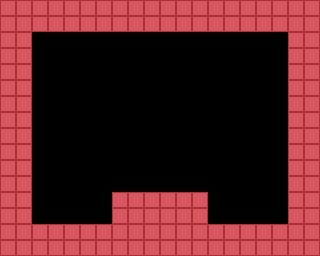

Rendered tile map (Tiled .tmx) drawn with the repository's tilesets; below, a short description and the full map source, tile grids included:
An orthogonal 20x16 tile map with 16x16 px tiles, 1 tile layer (Tile Layer 1).

<map version="1.10" tiledversion="1.12.0" orientation="orthogonal" renderorder="right-down" width="20" height="16" tilewidth="16" tileheight="16" infinite="0" nextlayerid="4" nextobjectid="13">
 <tileset firstgid="1" source="placeholder.tsx" />
 <layer id="1" name="Tile Layer 1" width="20" height="16">
  <data encoding="csv">
3,3,3,3,3,3,3,3,3,3,3,3,3,3,3,3,3,3,3,3,
3,3,3,3,3,3,3,3,3,3,3,3,3,3,3,3,3,3,3,3,
3,3,0,0,0,0,0,0,0,0,0,0,0,0,0,0,0,0,3,3,
3,3,0,0,0,0,0,0,0,0,0,0,0,0,0,0,0,0,3,3,
3,3,0,0,0,0,0,0,0,0,0,0,0,0,0,0,0,0,3,3,
3,3,0,0,0,0,0,0,0,0,0,0,0,0,0,0,0,0,3,3,
3,3,0,0,0,0,0,0,0,0,0,0,0,0,0,0,0,0,3,3,
3,3,0,0,0,0,0,0,0,0,0,0,0,0,0,0,0,0,3,3,
3,3,0,0,0,0,0,0,0,0,0,0,0,0,0,0,0,0,3,3,
3,3,0,0,0,0,0,0,0,0,0,0,0,0,0,0,0,0,3,3,
3,3,0,0,0,0,0,0,0,0,0,0,0,0,0,0,0,0,3,3,
3,3,0,0,0,0,0,0,0,0,0,0,0,0,0,0,0,0,3,3,
3,3,0,0,0,0,0,3,3,3,3,3,3,0,0,0,0,0,3,3,
3,3,0,0,0,0,0,3,3,3,3,3,3,0,0,0,0,0,3,3,
3,3,3,3,3,3,3,3,3,3,3,3,3,3,3,3,3,3,3,3,
3,3,3,3,3,3,3,3,3,3,3,3,3,3,3,3,3,3,3,3
</data>
 </layer>
</map>
